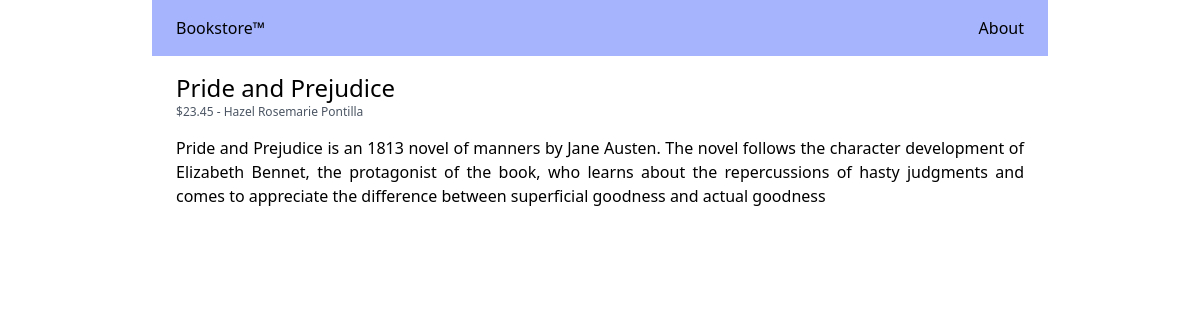
Page /pride-and-prejudice/ on the committed database.
### store/models.py (models this page shows, shortened)
class Book(models.Model):
    user = models.ForeignKey(User, related_name='books', on_delete=models.CASCADE)
    category = models.ForeignKey(Category, related_name='books', on_delete=models.CASCADE)
    title = models.CharField(max_length=50)
    slug = models.SlugField(max_length=50)
    description = models.TextField(blank=True)
    price = models.IntegerField()
    created_at = models.DateTimeField(auto_now_add=True)
    updated_at = models.DateTimeField(auto_now=True)
    def get_display_price(self):
        return self.price / 100

### store/views.py (the view)
# urls.py: path('<slug:slug>/', views.book_detail, name='book-detail'),
def book_detail(request, slug):
    book = Book.objects.get(slug = slug)
    return render(request,  'store/book_detail.html', {'book': book})

### store/templates/store/book_detail.html (shortened to what this page needs)
{% extends 'core/base.html' %}
{% block content %}
    <h1 class="text-2xl"> {{ book.title}} </h1>
    <p class="text-xs text-gray-600">
        ${{ book.get_display_price }}
        -
        {% firstof book.user.get_full_name book.user.username %}
    </p>
    {% if book.description %}
        <p class="text-justify mt-4">{{ book.description }}</p>
    {% endif %}
{% endblock %}

### rows in the picture
Book: title "Pride and Prejudice", get_display_price "23.45", user.last_name "Hazel Rosemarie Pontilla", description "Pride and Prejudice is an 1813 novel of manners by Jane Austen. The novel follows the character development of Elizabeth Bennet, the protagonist of the book, who learns about the repercussions of hasty judgments and comes to appreciate the difference between superficial goodness and actual goodness"
